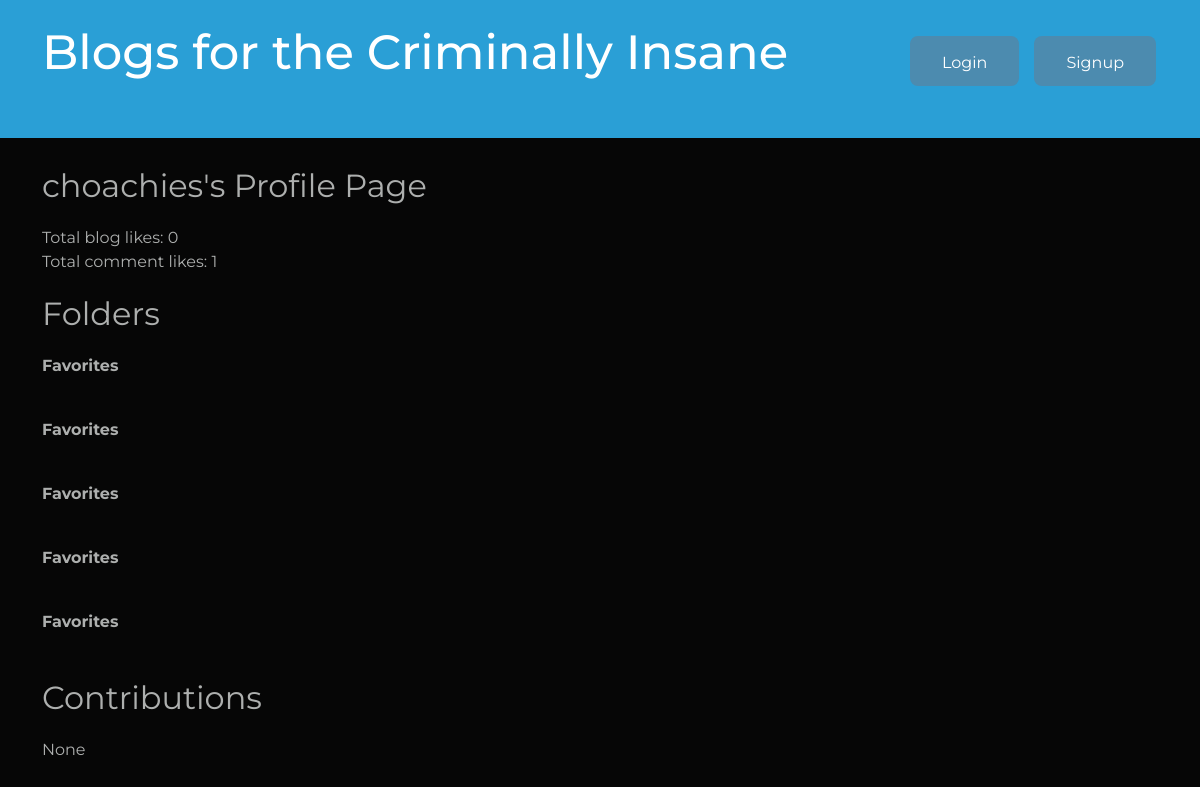
Before: /2/choachies/view_profile with the older database file.
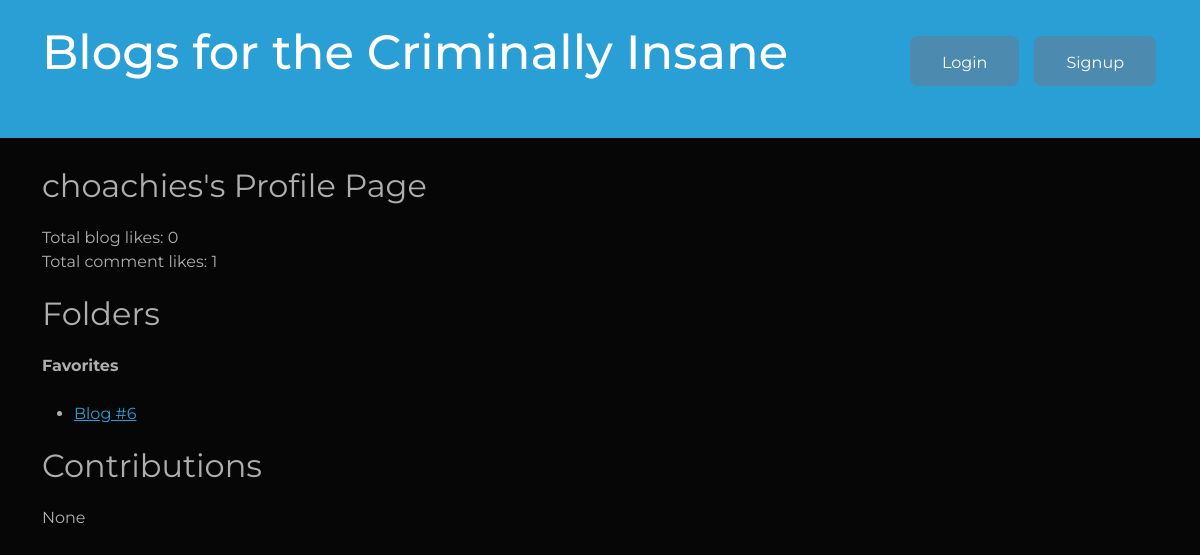
After: the same page with the newer database file.
### testing_grounds/models.py (models this page shows, shortened)
class Folder(models.Model):
    user = models.ForeignKey(User, on_delete=models.CASCADE)
    name = models.CharField(max_length=225)
    blogs = models.ManyToManyField(Blog, related_name='folders')

class Blog(models.Model):
    user = models.ForeignKey(User, on_delete=models.CASCADE, null=True)
    title = models.CharField(max_length=50, null=True, blank=True)
    text_content = models.TextField()
    pub_date = models.DateTimeField(default=timezone.now)
    updated = models.DateTimeField(default=timezone.now)
    likes = models.PositiveIntegerField(default=0)
    def __str__(self):
        return self.title

### testing_grounds/views.py (the view)
# urls.py: path('<int:id>/<str:username>/view_profile', views.view_profile, name="view_profile"),
def view_profile(request, id, username):
    user = get_object_or_404(User, id=id, username=username)
    blogs = Blog.objects.filter(user=user).order_by('-likes')
    comments = Comment.objects.filter(user=user)
    folders = Folder.objects.filter(user=user)
    folder_form = FolderForm()
    total_blog_likes = blogs.aggregate(total_likes=Sum('likes'))['total_likes'] or 0
    total_comment_likes = comments.aggregate(total_likes=Sum('likes'))['total_likes'] or 0
    context = {'user':user, 'folder_form':folder_form, 'folders':folders, 'blogs':blogs, "total_blog_likes":total_blog_likes, 'total_comment_likes':total_comment_likes}
    return render(request, 'testing_grounds/profile.html', context)

### testing_grounds/templates/testing_grounds/profile.html (shortened to what this page needs)
{% extends 'testing_grounds/header.html'%}
{% load crispy_forms_tags %}
{% load static %}
{% block content %}
<div class="container">
    {% if request.user != user %}
        <p class="fs-4">{{user.username}}'s Profile Page</p>
    {% endif %}
    <div class = "likes-counter" >
        <a>Total blog likes: </a>
        {{total_blog_likes}}
        <br>
        <a>Total comment likes: </a>
        {{total_comment_likes}}
    </div>
    <div class="folders mt-3">
        <p class="fs-4">Folders </p>
        {% for folder in folders %}
                <div class="d-flex gap-3">
                    <strong class="mr-3 folder_name" style="cursor:pointer;" data-folder-id="{{folder.id}}">{{folder.name}}</strong>
                </div>
                <br>
                <ul>
                    {% for blog in folder.blogs.all %}
                        <li><a href="{% url 'reader' blog.id %}">{{ blog }}</a></li>
                    {% endfor %}
                </ul>
        {% endfor %}
    </div>
    <div class="blog_archive">
        <p class="fs-4">Contributions</p>
            {% if blogs %}
                {% for blog in blogs%}
                    <li>
                        <a href="{% url 'reader' blog.id %}">{{blog}}</a>
                        <p>likes {{blog.likes}}</p>
                    </li>
                {% endfor %}
            {% else %}
                    <p>None</p>
            {% endif %}
    </div>
</div>
{%endblock%}

Changed rows visible on the page:
removed Folder: name "Favorites"
removed Folder: name "Favorites"
removed Folder: name "Favorites"
removed Folder: name "Favorites"
changed Folder "Favorites": gains Blog (title "Blog #6")
